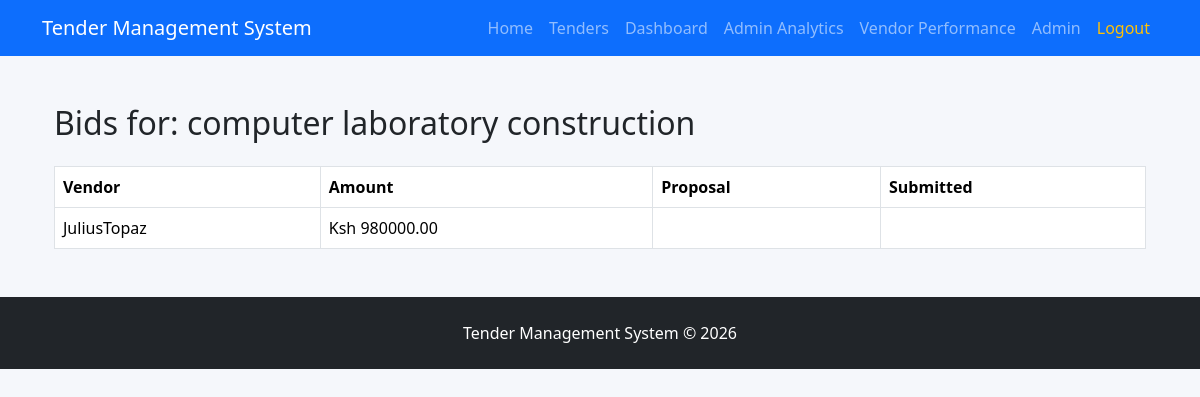
/tenders/bids/1/ (signed in), run on the app's committed database.
### tenders/models.py (models this page shows, shortened)
class Tender(models.Model):
    title = models.CharField(max_length=255)
    description = models.TextField()
    budget = models.DecimalField(max_digits=10, decimal_places=2)
    deadline = models.DateTimeField()
    document = models.FileField(
        upload_to="tender_documents/",
        null=True,
        blank=True
    )
    created_by = models.ForeignKey(
        User,
        on_delete=models.CASCADE,
        related_name="tenders_created"
    )
    created_at = models.DateTimeField(auto_now_add=True)
    awarded_bid = models.ForeignKey(
        'bids.Bid',
        on_delete=models.SET_NULL,
        null=True,
        blank=True,
        related_name="awarded_tender"
    )

### bids/models.py (models this page shows, shortened)
class Bid(models.Model):
    vendor = models.ForeignKey(
        User,
        on_delete=models.CASCADE
    )
    tender = models.ForeignKey(
        Tender,
        on_delete=models.CASCADE
    )
    amount = models.DecimalField(
        max_digits=10,
        decimal_places=2
    )
    proposal_document = models.FileField(
        upload_to="proposal_documents/",
        null=True,
        blank=True
    )
    submitted_at = models.DateTimeField(auto_now_add=True)
    is_winner = models.BooleanField(default=False)
    class Meta:
        unique_together = ('vendor', 'tender')

### tenders/views.py (the view)
# urls.py: path('bids/<int:tender_id>/', views.tender_bids, name='tender_bids'),
@staff_member_required
def tender_bids(request, tender_id):
    tender = get_object_or_404(Tender, id=tender_id)
    bids = Bid.objects.filter(
        tender=tender
    ).select_related("vendor").order_by("amount")
    context = {
        "tender": tender,
        "bids": bids
    }
    return render(request, "tenders/tender_bids.html", context)

### tenders/templates/tenders/tender_bids.html (shortened to what this page needs)
{% extends "base.html" %}
{% block content %}
<div class="container mt-5">
<h2 class="mb-4">Bids for: {{ tender.title }}</h2>
<table class="table table-bordered">
<tr>
<th>Vendor</th>
<th>Amount</th>
<th>Proposal</th>
<th>Submitted</th>
</tr>
{% for bid in bids %}
<tr>
<td>{{ bid.vendor.username }}</td>
<td>Ksh {{ bid.amount }}</td>
<td>
</td>
<td>{{ bid.created_at }}</td>
</tr>
{% empty %}
<tr>
<td colspan="4">No bids submitted yet.</td>
</tr>
{% endfor %}
</table>
</div>
{% endblock %}

### data on the page
Tender: title "computer laboratory construction"
Bid: vendor.username "JuliusTopaz", amount "980000.00"
